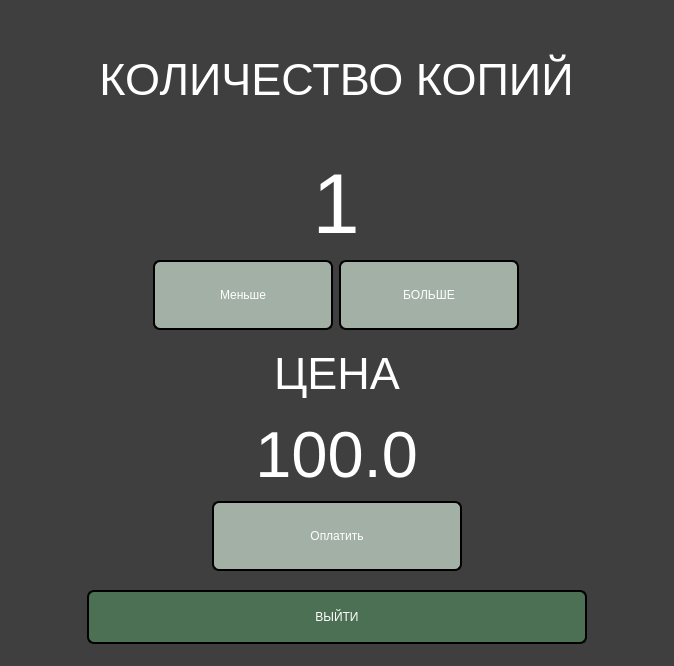
<?xml version="1.0" encoding="UTF-8"?>
<ui version="4.0">
 <class>Dialog</class>
 <widget class="QDialog" name="Dialog">
  <property name="geometry">
   <rect>
    <x>0</x>
    <y>0</y>
    <width>674</width>
    <height>666</height>
   </rect>
  </property>
  <property name="windowTitle">
   <string>Dialog</string>
  </property>
  <property name="styleSheet">
   <string notr="true">background-color:rgb(63, 63, 63)</string>
  </property>
  <layout class="QGridLayout" name="gridLayout_5">
   <item row="0" column="0">
    <layout class="QGridLayout" name="gridLayout_3">
     <item row="0" column="0" alignment="Qt::AlignVCenter">
      <widget class="QLabel" name="label">
       <property name="sizePolicy">
        <sizepolicy hsizetype="Fixed" vsizetype="Fixed">
         <horstretch>0</horstretch>
         <verstretch>0</verstretch>
        </sizepolicy>
       </property>
       <property name="styleSheet">
        <string notr="true">font: 700 16pt &quot;Bell MT&quot;;
color:White; 
font-size: 45px
</string>
       </property>
       <property name="text">
        <string>&lt;html&gt;&lt;head/&gt;&lt;body&gt;&lt;p align=&quot;center&quot;&gt;&lt;span style=&quot; font-size:34pt;&quot;&gt;КОЛИЧЕСТВО КОПИЙ&lt;/span&gt;&lt;/p&gt;&lt;/body&gt;&lt;/html&gt;</string>
       </property>
      </widget>
     </item>
     <item row="1" column="0">
      <layout class="QGridLayout" name="gridLayout">
       <item row="0" column="0" alignment="Qt::AlignHCenter|Qt::AlignTop">
        <widget class="QLabel" name="price_display_2">
         <property name="sizePolicy">
          <sizepolicy hsizetype="Fixed" vsizetype="Fixed">
           <horstretch>0</horstretch>
           <verstretch>0</verstretch>
          </sizepolicy>
         </property>
         <property name="styleSheet">
          <string notr="true">font: 700 16pt &quot;Bell MT&quot;;
color:White; 
font-size: 85px
</string>
         </property>
         <property name="text">
          <string>&lt;html&gt;&lt;head/&gt;&lt;body&gt;&lt;p align=&quot;center&quot;&gt;1&lt;/p&gt;&lt;/body&gt;&lt;/html&gt;</string>
         </property>
        </widget>
       </item>
       <item row="1" column="0">
        <layout class="QHBoxLayout" name="horizontalLayout">
         <item>
          <widget class="QPushButton" name="right_button_2">
           <property name="sizePolicy">
            <sizepolicy hsizetype="Fixed" vsizetype="Fixed">
             <horstretch>0</horstretch>
             <verstretch>0</verstretch>
            </sizepolicy>
           </property>
           <property name="minimumSize">
            <size>
             <width>180</width>
             <height>0</height>
            </size>
           </property>
           <property name="maximumSize">
            <size>
             <width>180</width>
             <height>70</height>
            </size>
           </property>
           <property name="styleSheet">
            <string notr="true">QPushButton {
	font: 700 16pt &quot;Bell MT&quot;;
background-color: rgb(162, 176, 165);
color:White; 
border: 2px solid #000000; 
border-radius: 7px;
widht: 20px;
height: 75px;
}

QPushButton:hover{
background-color: rgb(123, 181, 136);
}

QPushButton:pressed {
background-color: rgb(57, 112, 70);
}
</string>
           </property>
           <property name="text">
            <string>Меньше</string>
           </property>
          </widget>
         </item>
         <item>
          <widget class="QPushButton" name="right_button_3">
           <property name="sizePolicy">
            <sizepolicy hsizetype="Fixed" vsizetype="Fixed">
             <horstretch>0</horstretch>
             <verstretch>0</verstretch>
            </sizepolicy>
           </property>
           <property name="minimumSize">
            <size>
             <width>180</width>
             <height>0</height>
            </size>
           </property>
           <property name="maximumSize">
            <size>
             <width>180</width>
             <height>70</height>
            </size>
           </property>
           <property name="styleSheet">
            <string notr="true">QPushButton {
	font: 700 16pt &quot;Bell MT&quot;;
background-color: rgb(162, 176, 165);
color:White; 
border: 2px solid #000000; 
border-radius: 7px;
widht: 20px;
height: 75px;
}

QPushButton:hover{
background-color: rgb(123, 181, 136);
}

QPushButton:pressed {
background-color: rgb(57, 112, 70);
}
</string>
           </property>
           <property name="text">
            <string>БОЛЬШЕ</string>
           </property>
          </widget>
         </item>
        </layout>
       </item>
      </layout>
     </item>
    </layout>
   </item>
   <item row="1" column="0">
    <layout class="QGridLayout" name="gridLayout_4">
     <item row="0" column="0">
      <layout class="QGridLayout" name="gridLayout_2">
       <item row="2" column="0" alignment="Qt::AlignHCenter|Qt::AlignTop">
        <widget class="QLabel" name="price_display">
         <property name="sizePolicy">
          <sizepolicy hsizetype="Fixed" vsizetype="Fixed">
           <horstretch>0</horstretch>
           <verstretch>0</verstretch>
          </sizepolicy>
         </property>
         <property name="styleSheet">
          <string notr="true"> 
font: 600 36pt &quot;Sitka Heading Semibold&quot;;
color:White; 
font-size: 65px;

</string>
         </property>
         <property name="text">
          <string>&lt;html&gt;&lt;head/&gt;&lt;body&gt;&lt;p align=&quot;center&quot;&gt;100.0&lt;/p&gt;&lt;/body&gt;&lt;/html&gt;</string>
         </property>
        </widget>
       </item>
       <item row="1" column="0" alignment="Qt::AlignHCenter|Qt::AlignVCenter">
        <widget class="QLabel" name="price">
         <property name="sizePolicy">
          <sizepolicy hsizetype="Fixed" vsizetype="Fixed">
           <horstretch>0</horstretch>
           <verstretch>0</verstretch>
          </sizepolicy>
         </property>
         <property name="styleSheet">
          <string notr="true">font: 700 16pt &quot;Bell MT&quot;;
color:White; 
font-size: 45px
</string>
         </property>
         <property name="text">
          <string>&lt;html&gt;&lt;head/&gt;&lt;body&gt;&lt;p align=&quot;center&quot;&gt;ЦЕНА&lt;/p&gt;&lt;/body&gt;&lt;/html&gt;</string>
         </property>
        </widget>
       </item>
      </layout>
     </item>
     <item row="1" column="0">
      <layout class="QVBoxLayout" name="verticalLayout">
       <item alignment="Qt::AlignHCenter|Qt::AlignVCenter">
        <widget class="QPushButton" name="right_button">
         <property name="sizePolicy">
          <sizepolicy hsizetype="Fixed" vsizetype="Fixed">
           <horstretch>0</horstretch>
           <verstretch>0</verstretch>
          </sizepolicy>
         </property>
         <property name="minimumSize">
          <size>
           <width>250</width>
           <height>0</height>
          </size>
         </property>
         <property name="maximumSize">
          <size>
           <width>300</width>
           <height>70</height>
          </size>
         </property>
         <property name="styleSheet">
          <string notr="true">QPushButton {
	font: 700 16pt &quot;Bell MT&quot;;
background-color: rgb(162, 176, 165);
color:White; 
border: 2px solid #000000; 
border-radius: 7px;
widht: 20px;
height: 75px;
}

QPushButton:hover{
background-color: rgb(123, 181, 136);
}

QPushButton:pressed {
background-color: rgb(57, 112, 70);
}
</string>
         </property>
         <property name="text">
          <string>Оплатить</string>
         </property>
        </widget>
       </item>
       <item alignment="Qt::AlignHCenter|Qt::AlignVCenter">
        <widget class="QPushButton" name="exit_button_from_list_file">
         <property name="sizePolicy">
          <sizepolicy hsizetype="Minimum" vsizetype="Fixed">
           <horstretch>0</horstretch>
           <verstretch>0</verstretch>
          </sizepolicy>
         </property>
         <property name="minimumSize">
          <size>
           <width>500</width>
           <height>0</height>
          </size>
         </property>
         <property name="maximumSize">
          <size>
           <width>500</width>
           <height>54</height>
          </size>
         </property>
         <property name="styleSheet">
          <string notr="true">QPushButton {
	font: 700 16pt &quot;Bell MT&quot;;
background-color: rgb(76, 112, 84);
color:White; 
border: 2px solid #000000; 
border-radius: 7px;
widht: 10px;
height: 50px;
}

QPushButton:hover{
background-color: rgb(123, 181, 136);
}

QPushButton:pressed {
background-color: rgb(57, 112, 70);
}
</string>
         </property>
         <property name="text">
          <string>ВЫЙТИ</string>
         </property>
        </widget>
       </item>
      </layout>
     </item>
    </layout>
   </item>
  </layout>
 </widget>
 <resources/>
 <connections/>
</ui>
